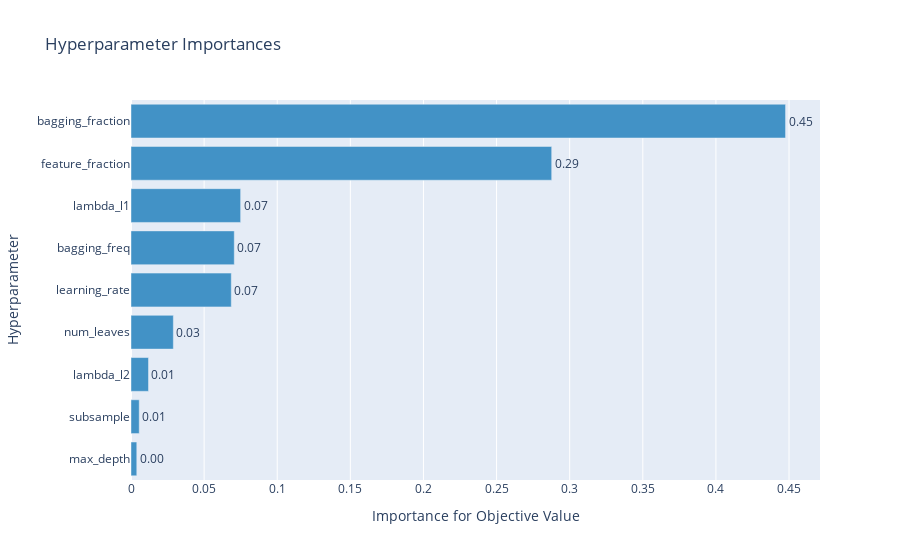

Here is the notebook cell this chart was saved with:
### Markdown cell above
#### Hyperparameter Importance Plot
In this plot, we can see the importance of our hyperparameters. It seems that feature fraction and the bagging fraction are the most important hyperparameters for our model. 
The max depth and subsamples are, respectively, far less important to tune in our example. 

This plot might help us to more efficiently tune hyperparameters in the future (as some hyperparameters do not affect the model performance as much as others).

### Code cell
optuna.visualization.plot_param_importances(study_bohb)

### Figure 1 — Plotly figure (JSON) as saved in the notebook; plotly's stock layout.template omitted (floating-point values rounded to 4 significant figures)
{"data": [{"cliponaxis": false, "hovertemplate": ["max_depth (IntUniformDistribution): 0.003951625867118631<extra></extra>", "subsample (DiscreteUniformDistribution): 0.00562293083596064<extra></extra>", "lambda_l2 (UniformDistribution): 0.011959099371987638<extra></extra>", "num_leaves (IntUniformDistribution): 0.028963695885117977<extra></extra>", "learning_rate (LogUniformDistribution): 0.06857943825581078<extra></extra>", "bagging_freq (IntUniformDistribution): 0.07062591926137936<extra></extra>", "lambda_l1 (UniformDistribution): 0.07497835088576985<extra></extra>", "feature_fraction (UniformDistribution): 0.2876935227983434<extra></extra>", "bagging_fraction (UniformDistribution): 0.44762541683851176<extra></extra>"], "marker": {"color": "rgb(66,146,198)"}, "orientation": "h", "text": ["0.003951625867118631", "0.00562293083596064", "0.011959099371987638", "0.028963695885117977", "0.06857943825581078", "0.07062591926137936", "0.07497835088576985", "0.2876935227983434", "0.44762541683851176"], "textposition": "outside", "texttemplate": "%{text:.2f}", "type": "bar", "x": [0.003952, 0.005623, 0.01196, 0.02896, 0.06858, 0.07063, 0.07498, 0.2877, 0.4476], "y": ["max_depth", "subsample", "lambda_l2", "num_leaves", "learning_rate", "bagging_freq", "lambda_l1", "feature_fraction", "bagging_fraction"]}], "layout": {"showlegend": false, "title": {"text": "Hyperparameter Importances"}, "xaxis": {"title": {"text": "Importance for Objective Value"}}, "yaxis": {"title": {"text": "Hyperparameter"}}}}
